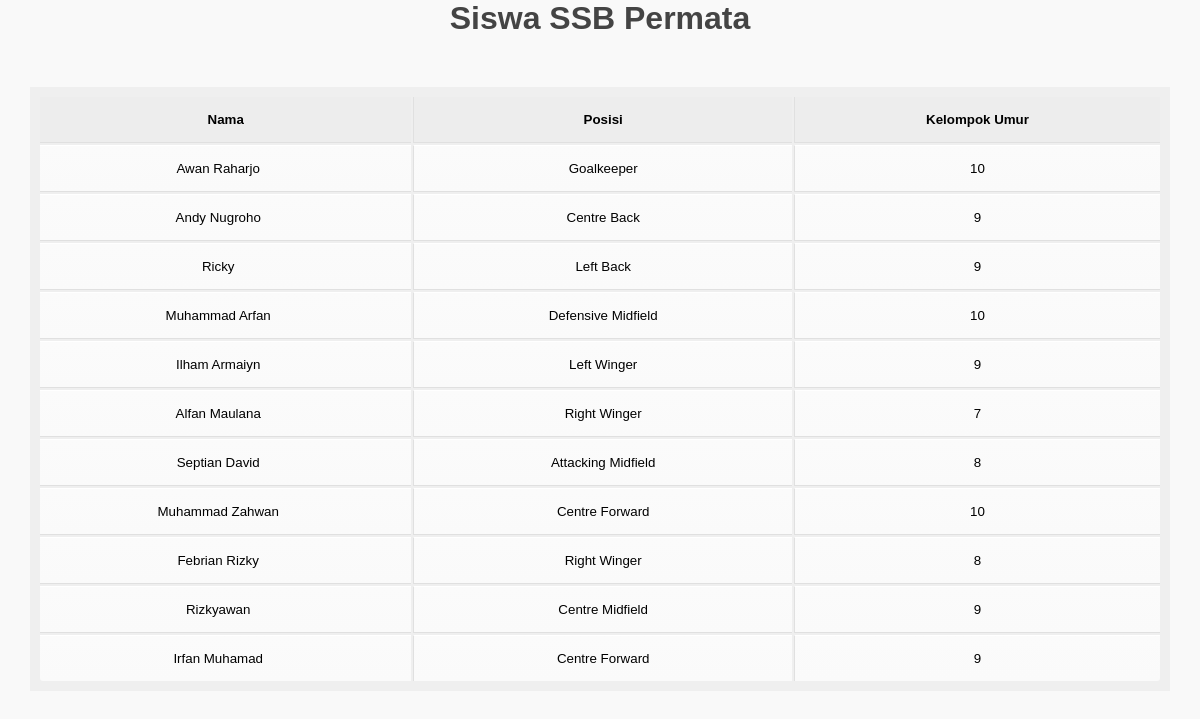
Screenshot of /halaman/siswa.php with the database file from the repository.
### tables this page shows
CREATE TABLE `data_siswa` (
  `no` int(3) NOT NULL,
  `Nama` varchar(40) NOT NULL,
  `Posisi` varchar(30) NOT NULL,
  `Kelompok_umur` int(3) NOT NULL
);

### halaman/siswa.php (the view, shortened to what this page needs)
<div class="siswa">
	<!DOCTYPE html>
	<html>
	<head>
		<link rel="stylesheet" type="text/css" href="style.css">
</head>
<body>
	<center><h1>Siswa SSB Permata</h1></center>
		<table id="t01">
      <tbody>
    <thead>
    <tr>
    <th>Nama</th>
    <th>Posisi</th>
    <th>Kelompok Umur</th>
          </tr>
          </thead>
    <?php
  include('koneksi.php');
   $sql = $sql  = 'select * from data_siswa';
    $query = mysqli_query($koneksi,$sql) or die(mysqli_error());
    if(mysqli_num_rows($query) == 0){
      echo '<tr><td colspan="6">Tidak ada data!</td></tr>';
    }else{
      while($data = mysqli_fetch_assoc($query)){
          echo '<tr>';
          echo '<td>'.$data['Nama'].'</td>';
          echo '<td>'.$data['Posisi'].'</td>';
          echo '<td>'.$data['Kelompok_umur'].'</td>';
      }
    }
  ?>
</tbody>
		</table>
	</body>
	</html>
</div>

### style.css (style rules this page uses)
body { background-color: #f9f9f9; font-size: 16px; color: #444; font-family: arial; }
table { font-family: Arial, Helvetica, sans-serif; color: #000; text-shadow: 1px 1px 0px ##484343; background: #eaebec; border: #ccc 1px solid; padding: 8px; width: 95%; background: #efefef; border: 0; font-size: 10pt; margin: 50px auto; text-align: left; }
table th { padding: 15px 35px; border-left:1px solid #e0e0e0; border-bottom: 1px solid #e0e0e0; background: #ededed; }
table th:first-child { border-left:none; }
table tr { text-align: center; padding-left: 20px; }
table td:first-child { text-align: center; padding-left: 20px; border-left: 0; }
table td { padding: 15px 35px; border-top: 1px solid #ffffff; border-bottom: 1px solid #e0e0e0; border-left: 1px solid #e0e0e0; background: #fafafa; background: -webkit-gradient(linear, left top, left bottom, from(#fbfbfb), to(#fafafa)); background: -moz-linear-gradient(top, #fbfbfb, #fafafa); }
table tr:last-child td { border-bottom: 0; }
table tr:last-child td:first-child { -moz-border-radius-bottomleft: 3px; -webkit-border-bottom-left-radius: 3px; border-bottom-left-radius: 3px; }
table tr:last-child td:last-child { -moz-border-radius-bottomright: 3px; -webkit-border-bottom-right-radius: 3px; border-bottom-right-radius: 3px; }
* { box-sizing: border-box }
body { font-family: Verdana, sans-serif; margin:0 }
html { box-sizing: border-box; }
*, *:before, *:after { box-sizing: inherit; }
.siswa h1 { font-family: sans-serif; }

### rows the page displays
data_siswa: Nama "Awan Raharjo", Posisi "Goalkeeper", Kelompok_umur "10"
data_siswa: Nama "Andy Nugroho", Posisi "Centre Back", Kelompok_umur "9"
data_siswa: Nama "Ricky", Posisi "Left Back", Kelompok_umur "9"
data_siswa: Nama "Muhammad Arfan", Posisi "Defensive Midfield", Kelompok_umur "10"
data_siswa: Nama "Ilham Armaiyn", Posisi "Left Winger", Kelompok_umur "9"
data_siswa: Nama "Alfan Maulana", Posisi "Right Winger", Kelompok_umur "7"
data_siswa: Nama "Septian David", Posisi "Attacking Midfield", Kelompok_umur "8"
data_siswa: Nama "Muhammad Zahwan", Posisi "Centre Forward", Kelompok_umur "10"
data_siswa: Nama "Febrian Rizky", Posisi "Right Winger", Kelompok_umur "8"
data_siswa: Nama "Rizkyawan", Posisi "Centre Midfield", Kelompok_umur "9"
data_siswa: Nama "Irfan Muhamad", Posisi "Centre Forward", Kelompok_umur "9"
